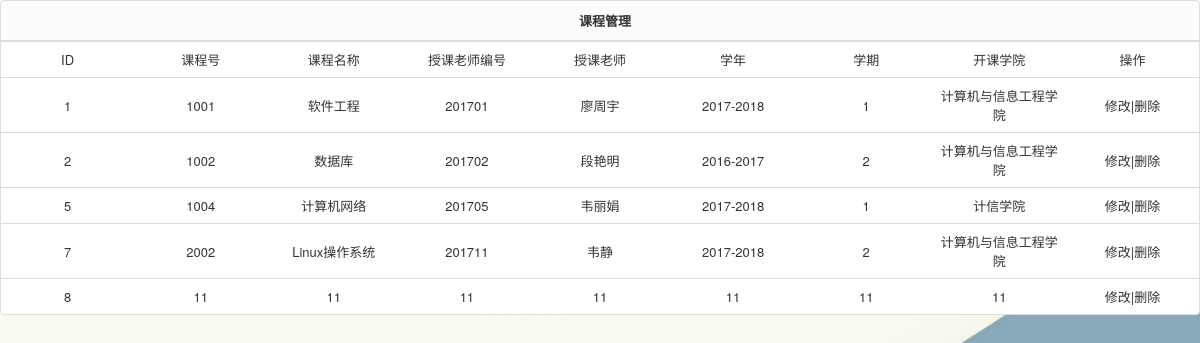
/admin_course_list.php, run on the app's committed database.
### tables this page shows
CREATE TABLE IF NOT EXISTS `course` (
  `id` int(11) NOT NULL AUTO_INCREMENT,
  `course_number` int(20) NOT NULL COMMENT '课程编号',
  `name` varchar(50) NOT NULL COMMENT '课程名称',
  `tea_number` int(50) NOT NULL COMMENT '授课教师编号',
  `teacher` varchar(20) NOT NULL COMMENT '授课教师',
  `year` varchar(20) NOT NULL COMMENT '学年',
  `term` int(10) NOT NULL COMMENT '学期',
  `department` varchar(30) NOT NULL COMMENT '开课学院',
  `remark` text NOT NULL COMMENT '备注',
  PRIMARY KEY (`id`)
);

### admin_course_list.php (the view, shortened to what this page needs)
<!DOCTYPE html>
<html lang="zh-cn">
<head>
    <link rel="stylesheet" href="css/pintuer.css">
    <link rel="stylesheet" href="css/admin.css">
</head>
<body style="background:url(images/login_bg.jpg); background-repeat:no-repeat; text-align:center; background-size: 100%;">
<form method="post" >
  <div class="panel admin-panel">
    <div class="panel-head"><strong class="icon-reorder">课程管理</strong></div>
<?php
  include("conn.php");
  include("function.php");
  $sql="select * from course ";
  $result=$link->query($sql);
?>
    <table class="table table-hover text-center">
        <tr>
    <td width="100"><div align="center">ID</div></td>
    <td width="100"><div align="center">课程号</div></td>
    <td width="100"><div align="center">课程名称</div></td>
    <td width="100"><div align="center">授课老师编号</div></td>
    <td width="100"><div align="center">授课老师</div></td>
    <td width="100"><div align="center">学年</div></td>
    <td width="100"><div align="center">学期</div></td>
    <td width="100"><div align="center">开课学院</div></td>
    <td width="100"><div align="center">操作</div></td>
  </tr>
   <?php
  	while($row=$result->fetch_assoc()){
  ?>
  <tr>
    <td align="center"><?php echo $row['id']?></td>
    <td align="center"><?php echo $row['course_number']?></td>
    <td align="center"><?php echo $row['name']?></td>
    <td align="center"><?php echo $row['tea_number']?></td>
    <td align="center"><?php echo $row['teacher']?></td>
    <td align="center"><?php echo $row['year']?></td>
    <td align="center"><?php echo $row['term']?></td>
    <td align="center"><?php echo $row['department']?></td>
    <td align="center"><a href="admin_course_update.php?id=<?php echo $row['id']?>">修改</a>|<a href="del.php?cid=<?php echo $row['id']?>&del=course" onClick="return confirm('真的要删除吗？')">删除</a></td>
  </tr>
  <?php
        }
	 ?>
    </table>
  </div>
</form>
</body></html>

### function.php (shortened to what this page needs)
<!DOCTYPE html PUBLIC "-//W3C//DTD XHTML 1.0 Transitional//EN" "http://www.w3.org/TR/xhtml1/DTD/xhtml1-transitional.dtd">
<html xmlns="http://www.w3.org/1999/xhtml">
<head>
</head>
<body>
</body>
</html>

### css/admin.css (style rules this page uses)
body { color:#333; font-size:13px; }
.panel { background:#fff; }
.table td { vertical-align:middle; }

### data on the page
course: id "1", course_number "1001", name "软件工程", tea_number "201701", teacher "廖周宇", year "2017-2018", term "1", department "计算机与信息工程学院"
course: id "2", course_number "1002", name "数据库", tea_number "201702", teacher "段艳明", year "2016-2017", term "2", department "计算机与信息工程学院"
course: id "5", course_number "1004", name "计算机网络", tea_number "201705", teacher "韦丽娟", year "2017-2018", term "1", department "计信学院"
course: id "7", course_number "2002", name "Linux操作系统", tea_number "201711", teacher "韦静", year "2017-2018", term "2", department "计算机与信息工程学院"
course: id "8", course_number "11", name "11", tea_number "11", teacher "11", year "11", term "11", department "11"
